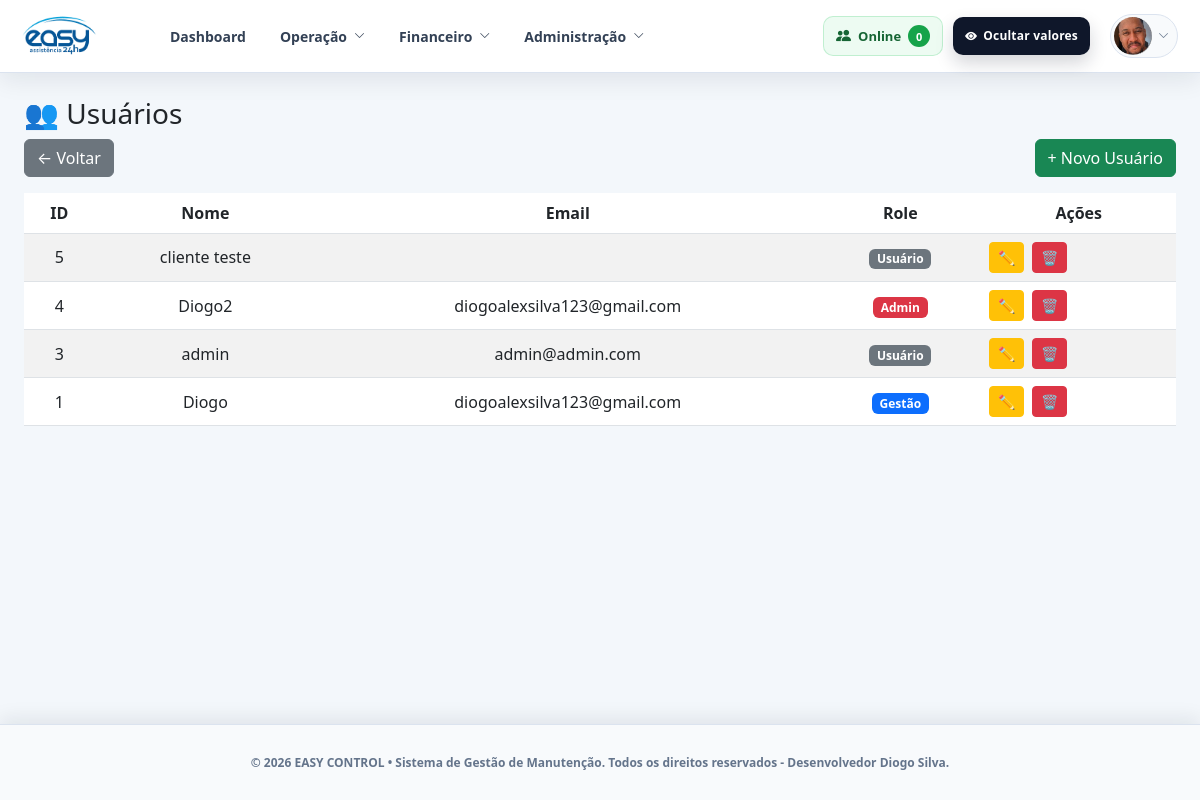
Screenshot of /admin/usuarios (signed in) with the database file from the repository.
### models/usuario.py (models this page shows, shortened)
class Usuario(db.Model):
    __tablename__ = "usuarios"
    id = db.Column(db.Integer, primary_key=True)
    nome = db.Column(db.String(100), unique=True, nullable=False)
    email = db.Column(db.String(100))
    senha_hash = db.Column(db.String(200), nullable=False)
    role = db.Column(db.String(20), default="usuario")
    cliente_id = db.Column(
        db.Integer,
        db.ForeignKey("clientes.id"),
        nullable=True
    )
    cliente = db.relationship(
        "Cliente",
        backref="usuarios"
    )
    foto = db.Column(db.String(255))
    ultima_atividade = db.Column(db.DateTime, nullable=True, index=True)

### routes/admin.py (the view)
@admin_bp.route("/usuarios")
@admin_required
def listar_usuarios():
    usuarios = Usuario.query.order_by(Usuario.id.desc()).all()
    return render_template("admin/usuarios.html", usuarios=usuarios)

### utils/auth.py (called while the page is built)
def is_admin_ou_gestao():
    return session.get("user_role") in ROLES_ADMINISTRATIVAS

def admin_required(f):
    @wraps(f)
    def decorated_function(*args, **kwargs):
        if not session.get("user_id"):
            return redirect("/login")
        if not is_admin_ou_gestao():
            return "Acesso negado 🚫"
        return f(*args, **kwargs)
    return decorated_function

### templates/admin/usuarios.html
{% extends "base.html" %}
{% block content %}
<h3>👥 Usuários</h3>
<div class="d-flex justify-content-between align-items-center mb-3">
  <a href="/admin/" class="btn btn-secondary">
    ← Voltar
  </a>
  <a href="/admin/usuarios/novo" class="btn btn-success">
    + Novo Usuário
  </a>
</div>
<table class="table table-striped">
  <thead>
    <tr>
      <th>ID</th>
      <th>Nome</th>
      <th>Email</th>
      <th>Role</th>
      <th>Ações</th>
    </tr>
  </thead>
  <tbody>
    {% for u in usuarios %}
    <tr>
      <td>{{ u.id }}</td>
      <td>{{ u.nome }}</td>
      <td>{{ u.email }}</td>
      <td>
        {% if u.role == "gestao" %}
          <span class="badge bg-primary">Gestão</span>
        {% elif u.role == "admin" %}
          <span class="badge bg-danger">Admin</span>
        {% else %}
          <span class="badge bg-secondary">Usuário</span>
        {% endif %}
      </td>
      <td class="d-flex gap-2">
        <a href="/admin/usuarios/editar/{{ u.id }}"
           class="btn btn-sm btn-warning">
          ✏️
        </a>
        <a href="/admin/usuarios/excluir/{{ u.id }}"
           class="btn btn-sm btn-danger"
           onclick="return confirm('Tem certeza que deseja excluir?')">
          🗑️
        </a>
      </td>
    </tr>
    {% endfor %}
  </tbody>
</table>
{% endblock %}

### static/css/organized/00-login.css (style rules this page uses)
:root { --easy-primary: #0d3b66; --easy-primary-strong: #082746; --easy-secondary: #1d8cf8; --easy-text: #ffffff; --easy-muted: rgba(255, 255, 255, 0.78); --easy-border: rgba(255, 255, 255, 0.24); --easy-card: rgba(7, 25, 44, 0.72); --easy-card-hover: rgba(7, 25, 44, 0.82); }
* { box-sizing: border-box; }
html, body { width: 100%; min-height: 100%; }

### static/css/organized/01-frotas.css (style rules this page uses)
body { padding-bottom: 86px; }

### rows the page displays
Usuario: id "5", nome "cliente teste", role "Usuário"
Usuario: id "4", nome "Diogo2", email "diogoalexsilva123@gmail.com", role "Admin"
Usuario: id "3", nome "admin", email "admin@admin.com", role "Usuário"
Usuario: id "1", nome "Diogo", email "diogoalexsilva123@gmail.com", role "Gestão"
